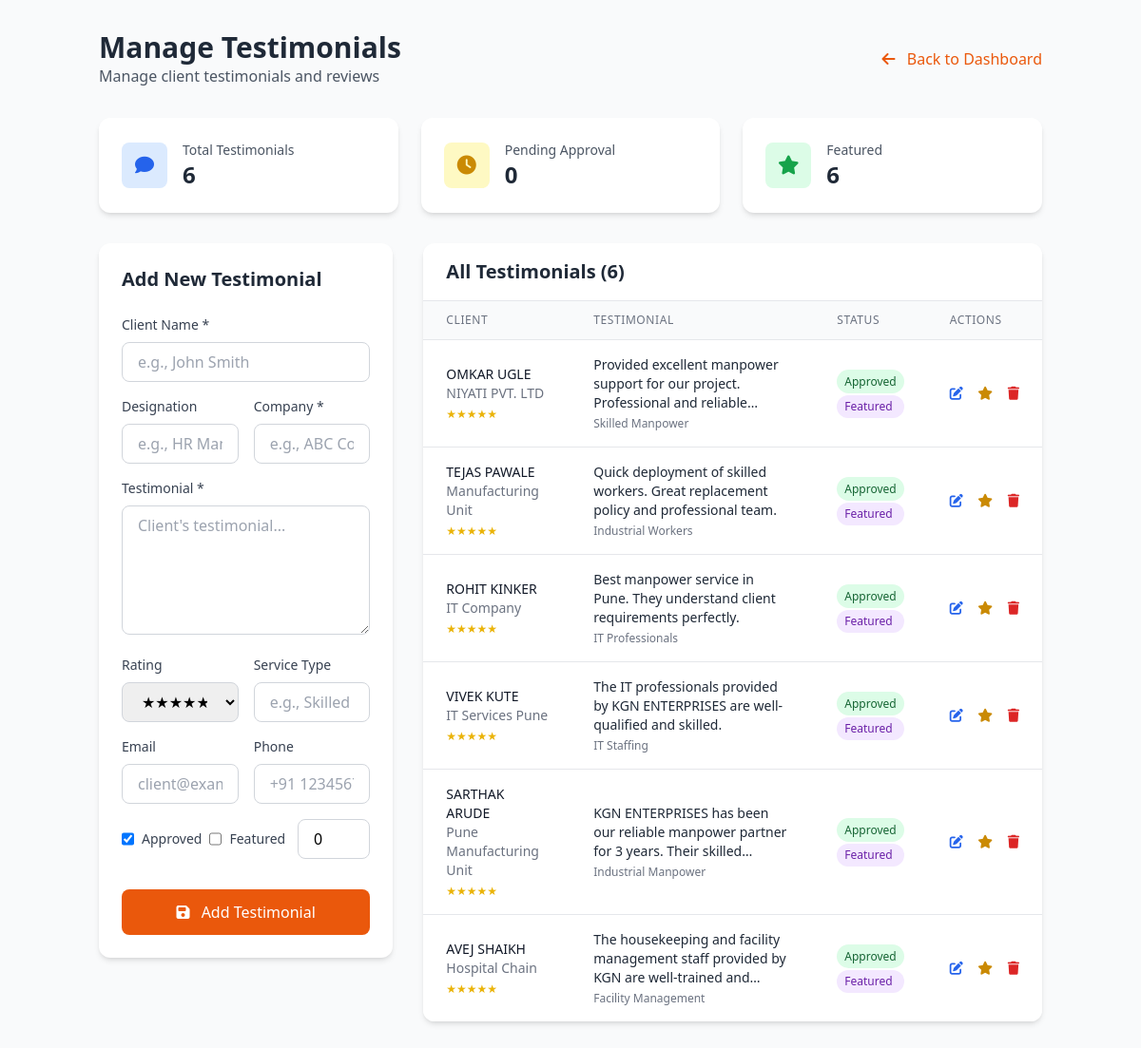
The page /admin/modules/testimonials.php (signed in) on the database its author committed.
### tables this page shows
CREATE TABLE `testimonials` (
  `id` int(11) NOT NULL,
  `client_name` varchar(200) NOT NULL,
  `client_designation` varchar(200) DEFAULT NULL,
  `company` varchar(200) DEFAULT NULL,
  `testimonial` text NOT NULL,
  `rating` int(11) DEFAULT 5 CHECK (`rating` between 1 and 5),
  `service_type` varchar(100) DEFAULT NULL,
  `client_image` varchar(255) DEFAULT NULL,
  `is_approved` tinyint(1) DEFAULT 0,
  `featured` tinyint(1) DEFAULT 0,
  `display_order` int(11) DEFAULT 0,
  `created_at` timestamp NOT NULL DEFAULT current_timestamp(),
  `updated_at` timestamp NOT NULL DEFAULT current_timestamp() ON UPDATE current_timestamp(),
  `email` varchar(100) DEFAULT NULL,
  `phone` varchar(20) DEFAULT NULL
);

### admin/modules/testimonials.php (the view, shortened to what the rows shown need)
<?php
$database = new Database();
$db = $database->getConnection();
$testimonials = [];
try {
    $stmt = $db->query("SELECT * FROM testimonials ORDER BY
                        CASE WHEN is_approved = 0 THEN 0 ELSE 1 END,
                        CASE WHEN featured = 1 THEN 0 ELSE 1 END,
                        display_order, created_at DESC");
    $testimonials = $stmt->fetchAll(PDO::FETCH_ASSOC);
} catch(PDOException $e) {
    $error = "Error fetching testimonials: " . $e->getMessage();
}
$stats = [];
try {
    $stmt = $db->query("SELECT COUNT(*) as total FROM testimonials");
    $stats['total'] = $stmt->fetch(PDO::FETCH_ASSOC)['total'];
    $stmt = $db->query("SELECT COUNT(*) as pending FROM testimonials WHERE is_approved = 0");
    $stats['pending'] = $stmt->fetch(PDO::FETCH_ASSOC)['pending'];
    $stmt = $db->query("SELECT COUNT(*) as featured FROM testimonials WHERE featured = 1");
    $stats['featured'] = $stmt->fetch(PDO::FETCH_ASSOC)['featured'];
} catch(PDOException $e) {
    error_log("Stats error: " . $e->getMessage());
}
$edit_testimonial = null;
?>
<!DOCTYPE html>
<html lang="en">
<head>
    <script src="https://cdn.tailwindcss.com"></script>
    <link rel="stylesheet" href="https://cdnjs.cloudflare.com/ajax/libs/font-awesome/6.4.0/css/all.min.css">
</head>
<body class="bg-gray-50">
    <div class="container mx-auto px-4 py-8">
        <div class="max-w-7xl mx-auto">
            <div class="flex justify-between items-center mb-8">
                <div>
                    <h1 class="text-3xl font-bold text-gray-800">Manage Testimonials</h1>
                </div>
            </div>
            <div class="grid grid-cols-1 md:grid-cols-3 gap-6 mb-8">
                <div class="bg-white rounded-xl shadow-md p-6">
                    <div class="flex items-center">
                        <div>
                            <p class="text-sm text-gray-600">Total Testimonials</p>
                            <p class="text-2xl font-bold text-gray-800"><?php echo $stats['total']; ?></p>
                        </div>
                    </div>
                </div>
                <div class="bg-white rounded-xl shadow-md p-6">
                    <div class="flex items-center">
                        <div>
                            <p class="text-sm text-gray-600">Pending Approval</p>
                            <p class="text-2xl font-bold text-gray-800"><?php echo $stats['pending']; ?></p>
                        </div>
                    </div>
                </div>
                <div class="bg-white rounded-xl shadow-md p-6">
                    <div class="flex items-center">
                        <div>
                            <p class="text-sm text-gray-600">Featured</p>
                            <p class="text-2xl font-bold text-gray-800"><?php echo $stats['featured']; ?></p>
                        </div>
                    </div>
                </div>
            </div>
            <div class="grid grid-cols-1 lg:grid-cols-3 gap-8">
                <div class="lg:col-span-1">
                    <div class="bg-white rounded-xl shadow-md p-6">
                        <h2 class="text-xl font-bold text-gray-800 mb-6">
                            <?php echo $edit_testimonial ? 'Edit Testimonial' : 'Add New Testimonial'; ?>
                        </h2>
                    </div>
                </div>
                <div class="lg:col-span-2">
                    <div class="bg-white rounded-xl shadow-md overflow-hidden">
                        <div class="px-6 py-4 border-b border-gray-200">
                            <h2 class="text-xl font-bold text-gray-800">All Testimonials (<?php echo count($testimonials); ?>)</h2>
                        </div>
                        <div class="overflow-x-auto">
                            <table class="min-w-full divide-y divide-gray-200">
                                <thead class="bg-gray-50">
                                    <tr>
                                        <th class="px-6 py-3 text-left text-xs font-medium text-gray-500 uppercase tracking-wider">Client</th>
                                        <th class="px-6 py-3 text-left text-xs font-medium text-gray-500 uppercase tracking-wider">Testimonial</th>
                                        <th class="px-6 py-3 text-left text-xs font-medium text-gray-500 uppercase tracking-wider">Status</th>
                                        <th class="px-6 py-3 text-left text-xs font-medium text-gray-500 uppercase tracking-wider">Actions</th>
                                    </tr>
                                </thead>
                                <tbody class="bg-white divide-y divide-gray-200">
                                    <?php if (empty($testimonials)): ?>
                                    <tr>
                                        <td colspan="4" class="px-6 py-8 text-center text-gray-500">
                                            <i class="fas fa-comment text-3xl mb-3 text-gray-300"></i>
                                            <p class="font-medium">No testimonials found</p>
                                            <p class="text-sm mt-1">Add your first testimonial using the form</p>
                                        </td>
                                    </tr>
                                    <?php else: ?>
                                        <?php foreach ($testimonials as $testimonial): ?>
                                        <tr class="hover:bg-gray-50">
                                            <td class="px-6 py-4">
                                                <div>
                                                    <div class="text-sm font-medium text-gray-900"><?php echo htmlspecialchars($testimonial['client_name']); ?></div>
                                                    <div class="text-sm text-gray-500"><?php echo htmlspecialchars($testimonial['company']); ?></div>
                                                    <div class="text-xs text-yellow-500 mt-1">
                                                        <?php echo str_repeat('★', $testimonial['rating']) . str_repeat('☆', 5 - $testimonial['rating']); ?>
                                                    </div>
                                                </div>
                                            </td>
                                            <td class="px-6 py-4">
                                                <div class="text-sm text-gray-800 line-clamp-3"><?php echo htmlspecialchars($testimonial['testimonial']); ?></div>
                                                <div class="text-xs text-gray-500 mt-1"><?php echo htmlspecialchars($testimonial['service_type']); ?></div>
                                            </td>
                                            <td class="px-6 py-4 whitespace-nowrap">
                                                <div class="space-y-1">
                                                    <?php if ($testimonial['is_approved']): ?>
                                                    <span class="px-2 py-1 text-xs font-medium rounded-full bg-green-100 text-green-800">
                                                        Approved
                                                    </span>
                                                    <?php else: ?>
                                                    <span class="px-2 py-1 text-xs font-medium rounded-full bg-yellow-100 text-yellow-800">
                                                        Pending
                                                    </span>
                                                    <?php endif; ?>
                                                    <?php if ($testimonial['featured']): ?>
                                                    <span class="block px-2 py-1 text-xs font-medium rounded-full bg-purple-100 text-purple-800">
                                                        Featured
                                                    </span>
                                                    <?php endif; ?>
                                                </div>
                                            </td>
                                            <td class="px-6 py-4 whitespace-nowrap text-sm font-medium">
                                                <a href="testimonials.php?edit=<?php echo $testimonial['id']; ?>"
                                                   class="text-blue-600 hover:text-blue-900 mr-3">
                                                    <i class="fas fa-edit"></i>
                                                </a>
                                                <form method="POST" action="" class="inline mr-3">
                                                    <button type="submit" class="<?php echo $testimonial['featured'] ? 'text-yellow-600 hover:text-yellow-900' : 'text-gray-600 hover:text-gray-900'; ?>"
                                                            title="<?php echo $testimonial['featured'] ? 'Remove from featured' : 'Mark as featured'; ?>">
                                                        <i class="fas fa-star"></i>
                                                    </button>
                                                </form>
                                                <form method="POST" action="" class="inline" onsubmit="return confirm('Delete this testimonial?');">
                                                    <button type="submit" class="text-red-600 hover:text-red-900">
                                                        <i class="fas fa-trash"></i>
                                                    </button>
                                                </form>
                                            </td>
                                        </tr>
                                        <?php endforeach; ?>
                                    <?php endif; ?>
                                </tbody>
                            </table>
                        </div>
                    </div>
                </div>
            </div>
        </div>
    </div>
</body>
</html>

### rows shown on the page
testimonials: id "6", display_order "0", client_name "AVEJ SHAIKH", company "Hospital Chain", rating "★★★★★", testimonial "The housekeeping and facility management staff provided by KGN are well-trained…", service_type "Facility Management", is_approved "Approved", featured "Featured"
testimonials: client_name "OMKAR UGLE", company "NIYATI PVT. LTD", rating "★★★★★", testimonial "Provided excellent manpower support for our project. Professional and…", service_type "Skilled Manpower", is_approved "Approved", featured "Featured"
testimonials: client_name "TEJAS PAWALE", company "Manufacturing Unit", rating "★★★★★", testimonial "Quick deployment of skilled workers. Great replacement policy and professional team.", service_type "Industrial Workers", is_approved "Approved", featured "Featured"
testimonials: client_name "ROHIT KINKER", company "IT Company", rating "★★★★★", testimonial "Best manpower service in Pune. They understand client requirements perfectly.", service_type "IT Professionals", is_approved "Approved", featured "Featured"
testimonials: client_name "VIVEK KUTE", company "IT Services Pune", rating "★★★★★", testimonial "The IT professionals provided by KGN ENTERPRISES are well-qualified and skilled.", service_type "IT Staffing", is_approved "Approved", featured "Featured"
testimonials: client_name "SARTHAK ARUDE", company "Pune Manufacturing Unit", rating "★★★★★", testimonial "KGN ENTERPRISES has been our reliable manpower partner for 3 years. Their…", service_type "Industrial Manpower", is_approved "Approved", featured "Featured"

### other values the page prints
count($testimonials) "6"
form field rating "★★★★★ (5/5)"
